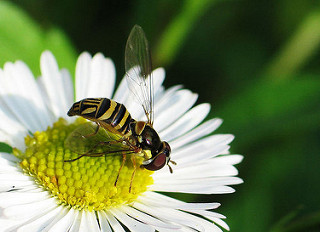
#> input picture tvm-sw/onnx/image_classification/test_images/daisy.jpg, 320 x 232 px; its folder holds only this picture in this run
$ python image_to_bin.py --image ../onnx/image_classification/test_images/daisy.jpg --image_dir ../onnx/image_classification/test_images --output out
#> lines starting #> are read from the running program, lines starting #| are printed output that depends on the picture
#!/usr/bin/env python3
"""
Image to Binary Converter for REMU NPU Testing

Converts images to binary format for embedding in REMU tests.
Supports both float32 (for reference) and int8 (for NPU) formats.

Usage:
    # Convert single image
    python image_to_bin.py --image cat.jpg --output cat.bin --format int8

    # Convert multiple images to combined binary
    python image_to_bin.py --image_dir ./test_images/ --output images.bin --format int8

    # Generate assembly include file (like slider example)
    python image_to_bin.py --image cat.jpg --output images/ --generate_asm

Output formats:
    - int8:    Quantized INT8 for NPU (NCHW layout)
    - float32: Full precision float32 (NCHW layout)
    - raw:     Raw pixel bytes RGB (HWC layout, no preprocessing)
"""

import os
import sys
import argparse
import struct
import numpy as np
from PIL import Image


def preprocess_for_npu(image_path, height=224, width=224,
                       mean=(123.68, 116.78, 103.94),
                       scale=1.0/128.0):
    """
    Preprocess image for NPU inference with INT8 quantization.

    Args:
        image_path: Path to input image
        height: Target height (default 224 for ImageNet)
        width: Target width (default 224 for ImageNet)
        mean: ImageNet mean values (RGB)
        scale: Quantization scale (maps [-128, 127] to float range)

    Returns:
        (int8_data, float_data): Quantized and original preprocessed data
    """
#> called with height = 224, width = 224, mean = (123.7, 116.8, 103.9), scale = 0.00781
    # Load and resize image
    img = Image.open(image_path).convert('RGB')
#> img is the input picture: PIL image 320x232 RGB; mean R, G, B 111.4, 127.1, 83.2
    img = img.resize((width, height), Image.BILINEAR)
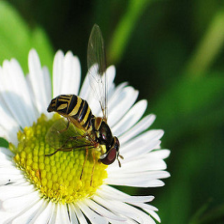
#> img: PIL image 224x224 RGB; mean R, G, B 111.5, 127.1, 83.3

    # Convert to numpy (HWC format)
    img_data = np.array(img, dtype=np.float32)

    # Apply ImageNet normalization
    mean_arr = np.array(mean, dtype=np.float32)
    img_normalized = img_data - mean_arr

    # Convert to NCHW format
    img_nchw = img_normalized.transpose(2, 0, 1)  # HWC -> CHW
    img_nchw = np.expand_dims(img_nchw, axis=0)   # CHW -> NCHW

    # Quantize to INT8
    # Typical range after normalization: roughly [-128, 128]
    # We map this to [-128, 127] for int8
    img_quantized = np.clip(np.round(img_nchw * scale), -128, 127).astype(np.int8)

    return img_quantized, img_nchw


# [9 lines left out: function preprocess_raw, not called in this run]


def save_binary(data, output_path, dtype='int8'):
    """Save numpy array as binary file."""
    if dtype == 'int8':
        data = data.astype(np.int8)
    elif dtype == 'float32':
        data = data.astype(np.float32)
    elif dtype == 'uint8':
        data = data.astype(np.uint8)

    data.tofile(output_path)
    return data.nbytes


# [76 lines left out: functions generate_header, generate_assembly, not called in this run]


def process_image(image_path, output_dir, format_type='int8',
                  width=224, height=224, verbose=True):
    """Process single image and save binary."""
    basename = os.path.splitext(os.path.basename(image_path))[0]

    if format_type == 'int8':
        int8_data, float_data = preprocess_for_npu(image_path, height, width)
        bin_path = os.path.join(output_dir, f"{basename}.bin")
        size = save_binary(int8_data, bin_path, 'int8')
#> size = 150528
        data_shape = int8_data.shape
#> data_shape = (1, 3, 224, 224)
    elif format_type == 'float32':
        _, float_data = preprocess_for_npu(image_path, height, width)
        bin_path = os.path.join(output_dir, f"{basename}.bin")
        size = save_binary(float_data, bin_path, 'float32')
        data_shape = float_data.shape
    elif format_type == 'raw':
        raw_data = preprocess_raw(image_path, height, width)
        bin_path = os.path.join(output_dir, f"{basename}.bin")
        size = save_binary(raw_data, bin_path, 'uint8')
        data_shape = raw_data.shape
    else:
        raise ValueError(f"Unknown format: {format_type}")

    if verbose:
        print(f"  {basename}: {data_shape} -> {size} bytes")
#|   daisy: (1, 3, 224, 224) -> 150528 bytes

    return {
        "name": basename,
        "path": bin_path,
        "width": width,
        "height": height,
        "channels": 3,
        "offset": 0,  # Will be updated when combining
        "size": size,
        "expected_class": -1,  # Unknown
        "format": format_type,
    }


# [18 lines left out: function combine_binaries, not called in this run]


def main():
    parser = argparse.ArgumentParser(description="Convert images to binary for REMU testing")
    parser.add_argument("--image", help="Single image file")
    parser.add_argument("--image_dir", help="Directory of images")
    parser.add_argument("--output", required=True, help="Output file or directory")
    parser.add_argument("--format", choices=['int8', 'float32', 'raw'], default='int8',
                       help="Output format (default: int8)")
    parser.add_argument("--width", type=int, default=224, help="Target width")
    parser.add_argument("--height", type=int, default=224, help="Target height")
    parser.add_argument("--generate_asm", action="store_true",
                       help="Generate assembly include file")
    parser.add_argument("--generate_header", action="store_true",
                       help="Generate C header file")
    parser.add_argument("--combine", action="store_true",
                       help="Combine all images into single binary")
    args = parser.parse_args()

    # Create output directory if needed
    if args.generate_asm or args.image_dir:
        os.makedirs(args.output, exist_ok=True)
        output_dir = args.output
    else:
        output_dir = os.path.dirname(args.output) or "."
        os.makedirs(output_dir, exist_ok=True)

    images_info = []
    bin_files = []

    if args.image:
        # Single image
        info = process_image(args.image, output_dir, args.format,
                           args.width, args.height)
#> info = 9 items
        images_info.append(info)
        bin_files.append(info["path"])

    elif args.image_dir:
        # Multiple images
        image_extensions = ('.jpg', '.jpeg', '.png', '.bmp', '.gif')
        image_files = sorted([f for f in os.listdir(args.image_dir)
                             if f.lower().endswith(image_extensions)])

        if not image_files:
            print(f"No images found in {args.image_dir}")
            return

        print(f"Processing {len(image_files)} images...")

        for img_file in image_files:
            img_path = os.path.join(args.image_dir, img_file)
            info = process_image(img_path, output_dir, args.format,
                               args.width, args.height)
            images_info.append(info)
            bin_files.append(info["path"])
    else:
        print("Please specify --image or --image_dir")
        return

    # Combine if requested
    if args.combine and len(bin_files) > 1:
        combined_path = os.path.join(output_dir, "images_combined.bin")
        offsets, total_size = combine_binaries(bin_files, combined_path)

        # Update offsets
        for i, info in enumerate(images_info):
            info["offset"] = offsets[i]

        print(f"\nCombined: {combined_path} ({total_size} bytes)")

    # Generate header if requested
    if args.generate_header:
        header_path = os.path.join(output_dir, "test_images.h")
        generate_header(images_info, header_path)
        print(f"Header: {header_path}")

    # Generate assembly if requested
    if args.generate_asm:
        asm_path = generate_assembly(images_info, bin_files, output_dir)
        print(f"Assembly: {asm_path}")

    # Print summary
    print(f"\nSummary:")
    print(f"  Images: {len(images_info)}")
#|   Images: 1
    print(f"  Format: {args.format}")
    print(f"  Size: {args.width}x{args.height}")
    total_bytes = sum(info["size"] for info in images_info)
#> total_bytes = 150528
    print(f"  Total: {total_bytes} bytes ({total_bytes/1024:.1f} KB)")
#|   Total: 150528 bytes (147.0 KB)


if __name__ == "__main__":
    main()

$ run again, on tvm-sw/onnx/image_classification/test_images/rose.jpg
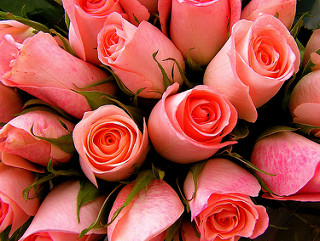
#> input picture tvm-sw/onnx/image_classification/test_images/rose.jpg, 320 x 241 px
#> in preprocess_for_npu, img is the input picture: PIL image 320x241 RGB; mean R, G, B 173.6, 80.2, 71.3
#> in preprocess_for_npu, `img = img.resize((width, height), Image.BILINEAR)`:
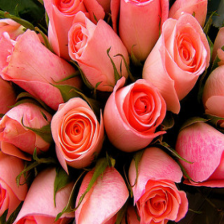
#> img: PIL image 224x224 RGB; mean R, G, B 173.6, 80.2, 71.3
#> size = 150528
#|   rose: (1, 3, 224, 224) -> 150528 bytes
#> info = 9 items
#|   Images: 1
#> total_bytes = 150528
#|   Total: 150528 bytes (147.0 KB)

$ run again, on tvm-sw/onnx/image_classification/test_images/tulip.jpg
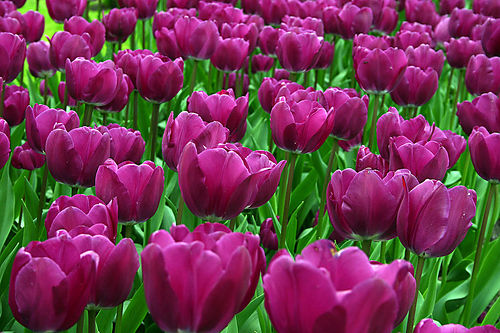
#> input picture tvm-sw/onnx/image_classification/test_images/tulip.jpg, 500 x 333 px
#> in preprocess_for_npu, img is the input picture: PIL image 500x333 RGB; mean R, G, B 113.3, 58.8, 80.4
#> in preprocess_for_npu, `img = img.resize((width, height), Image.BILINEAR)`:
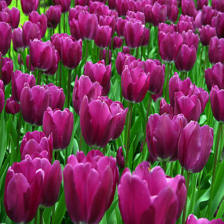
#> img: PIL image 224x224 RGB; mean R, G, B 113.3, 58.8, 80.4
#> size = 150528
#|   tulip: (1, 3, 224, 224) -> 150528 bytes
#> info = 9 items
#|   Images: 1
#> total_bytes = 150528
#|   Total: 150528 bytes (147.0 KB)
